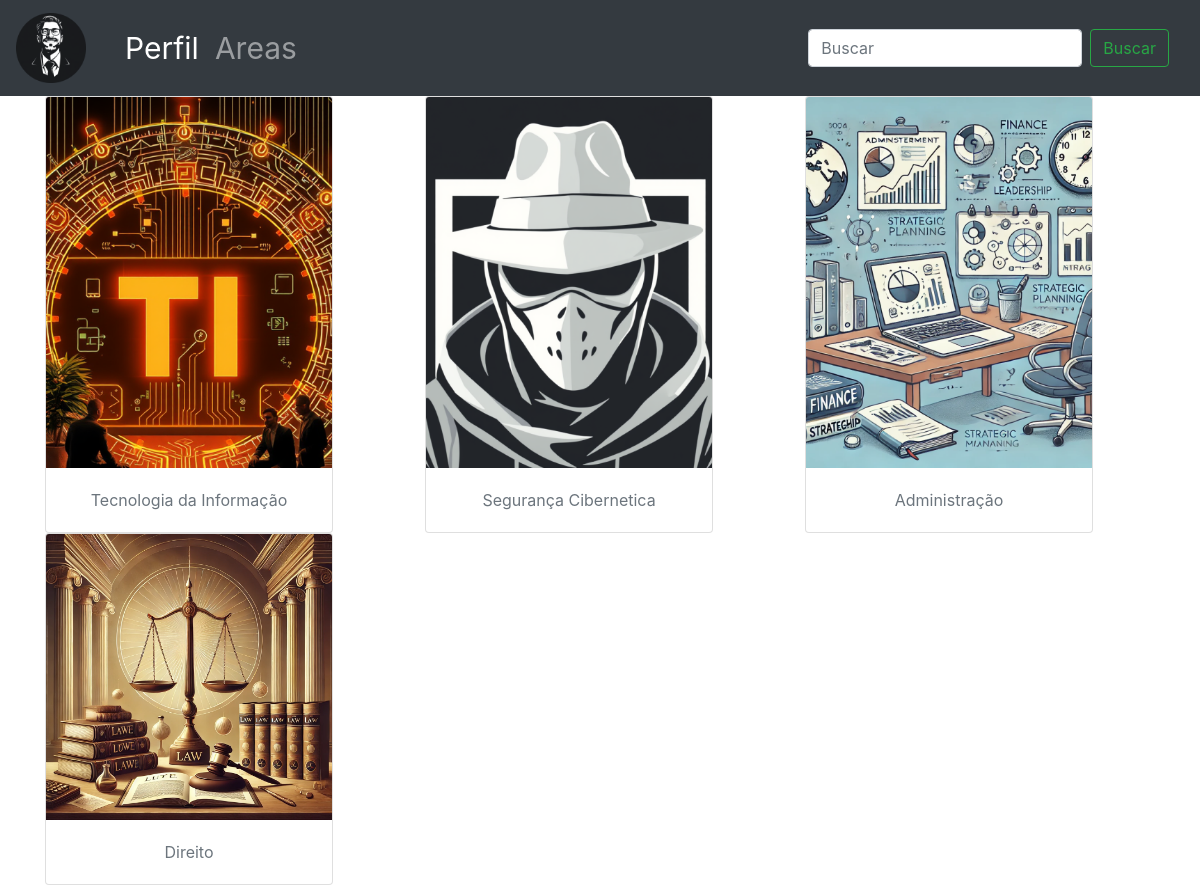
The page / on the database its author committed.
### app/models.py (models this page shows, shortened)
class Area(models.Model):
    nome = models.CharField(max_length=150)
    material = models.IntegerField()
    descricao = models.TextField()
    imagem = models.ImageField(upload_to='area/', null=True, blank=True)

### app/views.py (the view)
# urls.py: path('', views.index, name='index'),
def index(request):
    area = models.Area.objects.all()
    context = {
        'area': area
    }
    return render(request, 'app/index.html', context)

### app/templates/app/index.html
{% extends "app/bloco.html" %}
{% block bloco %}
    <main>
        <div class="container">
            <div class="row">
                {% for area in area %}
                    <div class="col-md-4">
                        <a href="{% url 'cursos' area.id %}" class="card link-secondary link-offset-2 link-underline-opacity-25 link-underline-opacity-0-hover" style="width: 18rem;">
                            <img class="card-img-top" src="{{ area.imagem.url }}" alt="Card image cap">
                            <div class="card-body">
                                <p class="card-text text-center">{{ area.nome }}</p>
                            </div>
                        </a>
                    </div>
                {% endfor %}
            </div>
        </div>
    </main>
{% endblock %}

### rows shown on the page
Area: imagem (picture), nome "Tecnologia da Informação"
Area: imagem (picture), nome "Segurança Cibernetica"
Area: imagem (picture), nome "Administração"
Area: imagem (picture), nome "Direito"
